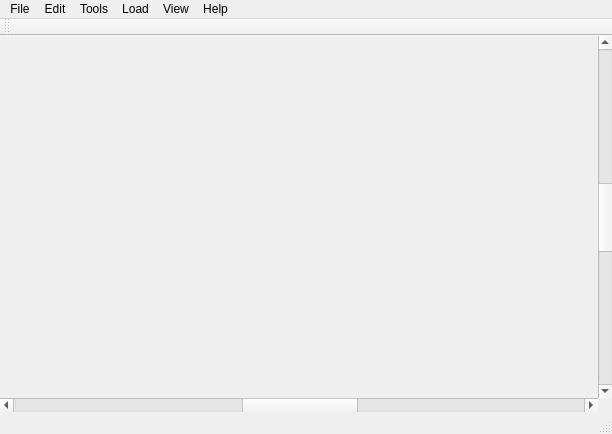
<?xml version="1.0" encoding="UTF-8"?>
<ui version="4.0">
 <class>MainWindow</class>
 <widget class="QMainWindow" name="MainWindow">
  <property name="geometry">
   <rect>
    <x>0</x>
    <y>0</y>
    <width>612</width>
    <height>434</height>
   </rect>
  </property>
  <property name="windowTitle">
   <string>MainWindow</string>
  </property>
  <widget class="QWidget" name="centralWidget">
   <layout class="QGridLayout" name="gridLayout">
    <property name="leftMargin">
     <number>0</number>
    </property>
    <property name="topMargin">
     <number>0</number>
    </property>
    <property name="rightMargin">
     <number>0</number>
    </property>
    <property name="bottomMargin">
     <number>0</number>
    </property>
    <property name="spacing">
     <number>0</number>
    </property>
    <item row="0" column="0">
     <widget class="ViewWidget" name="widget" native="true"/>
    </item>
    <item row="0" column="1">
     <widget class="QScrollBar" name="verticalScrollBar">
      <property name="maximum">
       <number>255</number>
      </property>
      <property name="singleStep">
       <number>8</number>
      </property>
      <property name="pageStep">
       <number>64</number>
      </property>
      <property name="value">
       <number>128</number>
      </property>
      <property name="orientation">
       <enum>Qt::Vertical</enum>
      </property>
     </widget>
    </item>
    <item row="1" column="0">
     <widget class="QScrollBar" name="horizontalScrollBar">
      <property name="maximum">
       <number>255</number>
      </property>
      <property name="singleStep">
       <number>8</number>
      </property>
      <property name="pageStep">
       <number>64</number>
      </property>
      <property name="value">
       <number>128</number>
      </property>
      <property name="orientation">
       <enum>Qt::Horizontal</enum>
      </property>
     </widget>
    </item>
   </layout>
  </widget>
  <widget class="QMenuBar" name="menuBar">
   <property name="geometry">
    <rect>
     <x>0</x>
     <y>0</y>
     <width>612</width>
     <height>19</height>
    </rect>
   </property>
   <widget class="QMenu" name="menuFile">
    <property name="title">
     <string>File</string>
    </property>
    <addaction name="actionNew"/>
    <addaction name="actionOpen"/>
    <addaction name="separator"/>
    <addaction name="actionSave"/>
    <addaction name="actionSave_As"/>
    <addaction name="separator"/>
    <addaction name="actionExport"/>
    <addaction name="separator"/>
    <addaction name="actionClose"/>
    <addaction name="actionQuit"/>
   </widget>
   <widget class="QMenu" name="menuEdit">
    <property name="title">
     <string>Edit</string>
    </property>
    <widget class="QMenu" name="menuZoom">
     <property name="title">
      <string>Zoom</string>
     </property>
     <addaction name="actionZoom_In"/>
     <addaction name="actionZoom_Out"/>
     <addaction name="actionActual_Size"/>
     <addaction name="actionZoom_to_Fit"/>
    </widget>
    <addaction name="actionUndo"/>
    <addaction name="actionRedo"/>
    <addaction name="separator"/>
    <addaction name="actionCopy"/>
    <addaction name="actionCopy_2"/>
    <addaction name="actionPaste"/>
    <addaction name="actionDelete"/>
    <addaction name="separator"/>
    <addaction name="menuZoom"/>
    <addaction name="actionSelect_All"/>
   </widget>
   <widget class="QMenu" name="menuHelp">
    <property name="title">
     <string>Help</string>
    </property>
    <addaction name="actionHelp"/>
    <addaction name="separator"/>
    <addaction name="actionAbout"/>
   </widget>
   <widget class="QMenu" name="menuTools">
    <property name="title">
     <string>Tools</string>
    </property>
    <addaction name="actionAddRoom"/>
    <addaction name="actionSelect"/>
    <addaction name="actionGrab"/>
    <addaction name="actionExtrude"/>
    <addaction name="actionSlice"/>
   </widget>
   <widget class="QMenu" name="menuReplace">
    <property name="title">
     <string>Load</string>
    </property>
    <widget class="QMenu" name="menuBackground">
     <property name="title">
      <string>Background</string>
     </property>
     <addaction name="actionBaked_Map"/>
     <addaction name="actionAbdelo_Map"/>
    </widget>
    <addaction name="menuBackground"/>
    <addaction name="actionForeground"/>
    <addaction name="actionCutouts"/>
    <addaction name="separator"/>
    <addaction name="actionRoom_Map"/>
   </widget>
   <widget class="QMenu" name="menuView">
    <property name="title">
     <string>View</string>
    </property>
    <addaction name="actionShow_Background"/>
    <addaction name="actionShow_Foreground"/>
    <addaction name="actionShow_Cutouts"/>
    <addaction name="actionRooms"/>
    <addaction name="separator"/>
    <addaction name="actionBaked"/>
    <addaction name="actionAlbedo"/>
    <addaction name="actionShading"/>
   </widget>
   <addaction name="menuFile"/>
   <addaction name="menuEdit"/>
   <addaction name="menuTools"/>
   <addaction name="menuReplace"/>
   <addaction name="menuView"/>
   <addaction name="menuHelp"/>
  </widget>
  <widget class="QToolBar" name="mainToolBar">
   <attribute name="toolBarArea">
    <enum>TopToolBarArea</enum>
   </attribute>
   <attribute name="toolBarBreak">
    <bool>false</bool>
   </attribute>
  </widget>
  <widget class="QStatusBar" name="statusBar"/>
  <action name="actionNew">
   <property name="icon">
    <iconset theme="document-new">
     <normaloff>.</normaloff>.</iconset>
   </property>
   <property name="text">
    <string>New</string>
   </property>
   <property name="shortcut">
    <string>Ctrl+T</string>
   </property>
  </action>
  <action name="actionOpen">
   <property name="icon">
    <iconset theme="document-open">
     <normaloff>.</normaloff>.</iconset>
   </property>
   <property name="text">
    <string>Open</string>
   </property>
   <property name="shortcut">
    <string>Ctrl+O</string>
   </property>
  </action>
  <action name="actionSave">
   <property name="icon">
    <iconset theme="document-save">
     <normaloff>.</normaloff>.</iconset>
   </property>
   <property name="text">
    <string>Save</string>
   </property>
   <property name="shortcut">
    <string>Ctrl+S</string>
   </property>
  </action>
  <action name="actionSave_As">
   <property name="icon">
    <iconset theme="document-save-as">
     <normaloff>.</normaloff>.</iconset>
   </property>
   <property name="text">
    <string>Save As</string>
   </property>
   <property name="shortcut">
    <string>Ctrl+Shift+S</string>
   </property>
  </action>
  <action name="actionClose">
   <property name="icon">
    <iconset theme="document-close">
     <normaloff>.</normaloff>.</iconset>
   </property>
   <property name="text">
    <string>Close</string>
   </property>
   <property name="shortcut">
    <string>Ctrl+W</string>
   </property>
  </action>
  <action name="actionQuit">
   <property name="icon">
    <iconset theme="application-exit">
     <normaloff>.</normaloff>.</iconset>
   </property>
   <property name="text">
    <string>Quit</string>
   </property>
   <property name="shortcut">
    <string>Ctrl+Q</string>
   </property>
  </action>
  <action name="actionExport">
   <property name="icon">
    <iconset theme="document-export">
     <normaloff>.</normaloff>.</iconset>
   </property>
   <property name="text">
    <string>Export...</string>
   </property>
   <property name="shortcut">
    <string>Ctrl+E</string>
   </property>
  </action>
  <action name="actionUndo">
   <property name="icon">
    <iconset theme="edit-undo">
     <normaloff>.</normaloff>.</iconset>
   </property>
   <property name="text">
    <string>Undo</string>
   </property>
   <property name="shortcut">
    <string>Ctrl+Z</string>
   </property>
  </action>
  <action name="actionRedo">
   <property name="icon">
    <iconset theme="edit-redo">
     <normaloff>.</normaloff>.</iconset>
   </property>
   <property name="text">
    <string>Redo</string>
   </property>
   <property name="shortcut">
    <string>Ctrl+Z</string>
   </property>
  </action>
  <action name="actionCopy">
   <property name="icon">
    <iconset theme="edit-cut">
     <normaloff>.</normaloff>.</iconset>
   </property>
   <property name="text">
    <string>Cut</string>
   </property>
   <property name="shortcut">
    <string>Ctrl+X</string>
   </property>
  </action>
  <action name="actionCopy_2">
   <property name="icon">
    <iconset theme="edit-copy">
     <normaloff>.</normaloff>.</iconset>
   </property>
   <property name="text">
    <string>Copy</string>
   </property>
   <property name="shortcut">
    <string>Ctrl+C</string>
   </property>
  </action>
  <action name="actionPaste">
   <property name="icon">
    <iconset theme="edit-paste">
     <normaloff>.</normaloff>.</iconset>
   </property>
   <property name="text">
    <string>Paste</string>
   </property>
   <property name="shortcut">
    <string>Ctrl+V</string>
   </property>
  </action>
  <action name="actionDelete">
   <property name="icon">
    <iconset theme="edit-delete">
     <normaloff>.</normaloff>.</iconset>
   </property>
   <property name="text">
    <string>Delete</string>
   </property>
   <property name="shortcut">
    <string>Del</string>
   </property>
  </action>
  <action name="actionZoom_In">
   <property name="icon">
    <iconset theme="zoom-in">
     <normaloff>.</normaloff>.</iconset>
   </property>
   <property name="text">
    <string>Zoom In</string>
   </property>
   <property name="shortcut">
    <string>Ctrl++</string>
   </property>
  </action>
  <action name="actionZoom_Out">
   <property name="icon">
    <iconset theme="zoom-out">
     <normaloff>.</normaloff>.</iconset>
   </property>
   <property name="text">
    <string>Zoom Out</string>
   </property>
   <property name="shortcut">
    <string>Ctrl+-</string>
   </property>
  </action>
  <action name="actionActual_Size">
   <property name="icon">
    <iconset theme="zoom-original">
     <normaloff>.</normaloff>.</iconset>
   </property>
   <property name="text">
    <string>Actual Size</string>
   </property>
   <property name="shortcut">
    <string>Ctrl+=</string>
   </property>
  </action>
  <action name="actionZoom_to_Fit">
   <property name="icon">
    <iconset theme="zoom-fit-best">
     <normaloff>.</normaloff>.</iconset>
   </property>
   <property name="text">
    <string>Zoom to Fit</string>
   </property>
  </action>
  <action name="actionForeground">
   <property name="text">
    <string>Foreground</string>
   </property>
  </action>
  <action name="actionCutouts">
   <property name="text">
    <string>Cutouts</string>
   </property>
  </action>
  <action name="actionBaked_Map">
   <property name="text">
    <string>Baked Map</string>
   </property>
  </action>
  <action name="actionAbdelo_Map">
   <property name="text">
    <string>Abdelo Map</string>
   </property>
  </action>
  <action name="actionAbout">
   <property name="icon">
    <iconset theme="help-about">
     <normaloff>.</normaloff>.</iconset>
   </property>
   <property name="text">
    <string>About</string>
   </property>
  </action>
  <action name="actionHelp">
   <property name="icon">
    <iconset theme="help-contents">
     <normaloff>.</normaloff>.</iconset>
   </property>
   <property name="text">
    <string>Help</string>
   </property>
   <property name="shortcut">
    <string>F1</string>
   </property>
  </action>
  <action name="actionSelect">
   <property name="checkable">
    <bool>false</bool>
   </property>
   <property name="text">
    <string>Select</string>
   </property>
   <property name="shortcut">
    <string>B</string>
   </property>
  </action>
  <action name="actionGrab">
   <property name="text">
    <string>Grab</string>
   </property>
   <property name="shortcut">
    <string>G</string>
   </property>
  </action>
  <action name="actionSelect_All">
   <property name="icon">
    <iconset theme="edit-select-all">
     <normaloff>.</normaloff>.</iconset>
   </property>
   <property name="text">
    <string>Select All</string>
   </property>
   <property name="shortcut">
    <string>Ctrl+A</string>
   </property>
  </action>
  <action name="actionExtrude">
   <property name="text">
    <string>Extrude</string>
   </property>
   <property name="shortcut">
    <string>E</string>
   </property>
  </action>
  <action name="actionSlice">
   <property name="text">
    <string>Slice</string>
   </property>
   <property name="shortcut">
    <string>R</string>
   </property>
  </action>
  <action name="actionRoom_Map">
   <property name="text">
    <string>Room Map</string>
   </property>
  </action>
  <action name="actionShow_Background">
   <property name="checkable">
    <bool>true</bool>
   </property>
   <property name="checked">
    <bool>true</bool>
   </property>
   <property name="text">
    <string>Background</string>
   </property>
  </action>
  <action name="actionShow_Foreground">
   <property name="checkable">
    <bool>true</bool>
   </property>
   <property name="checked">
    <bool>true</bool>
   </property>
   <property name="text">
    <string>Foreground</string>
   </property>
  </action>
  <action name="actionAlbedo">
   <property name="checkable">
    <bool>true</bool>
   </property>
   <property name="checked">
    <bool>false</bool>
   </property>
   <property name="text">
    <string>Albedo</string>
   </property>
  </action>
  <action name="actionShading">
   <property name="checkable">
    <bool>true</bool>
   </property>
   <property name="text">
    <string>Shading</string>
   </property>
  </action>
  <action name="actionBaked">
   <property name="checkable">
    <bool>true</bool>
   </property>
   <property name="checked">
    <bool>true</bool>
   </property>
   <property name="text">
    <string>Baked</string>
   </property>
  </action>
  <action name="actionRooms">
   <property name="checkable">
    <bool>true</bool>
   </property>
   <property name="checked">
    <bool>true</bool>
   </property>
   <property name="text">
    <string>Rooms</string>
   </property>
  </action>
  <action name="actionShow_Cutouts">
   <property name="checkable">
    <bool>true</bool>
   </property>
   <property name="checked">
    <bool>true</bool>
   </property>
   <property name="text">
    <string>Cutouts</string>
   </property>
  </action>
  <action name="actionAddRoom">
   <property name="checkable">
    <bool>false</bool>
   </property>
   <property name="checked">
    <bool>false</bool>
   </property>
   <property name="text">
    <string>New</string>
   </property>
   <property name="shortcut">
    <string>N</string>
   </property>
  </action>
 </widget>
 <layoutdefault spacing="6" margin="11"/>
 <customwidgets>
  <customwidget>
   <class>ViewWidget</class>
   <extends>QWidget</extends>
   <header>viewwidget.h</header>
   <container>1</container>
  </customwidget>
 </customwidgets>
 <resources/>
 <connections/>
</ui>
